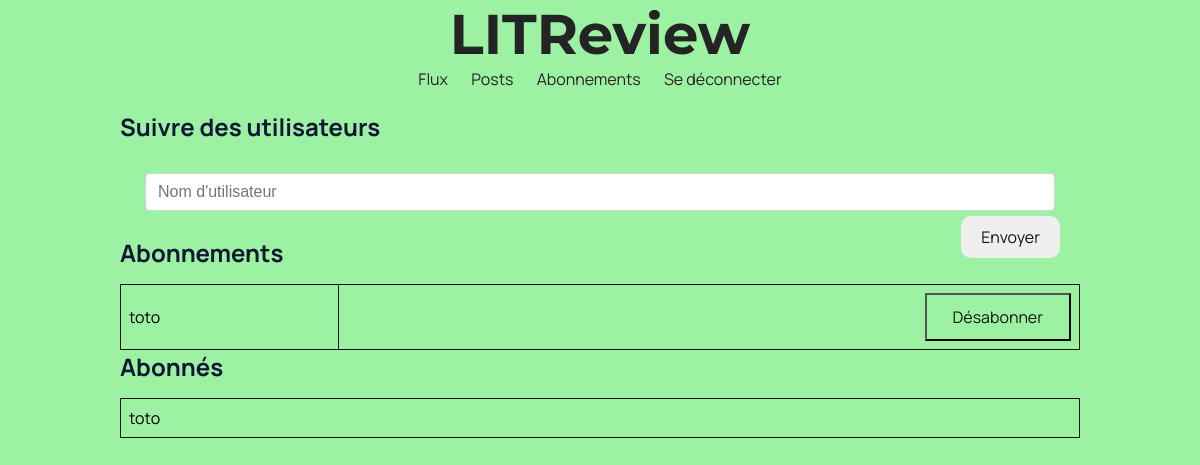
Page /follow-users/ (signed in) on the earlier database version.
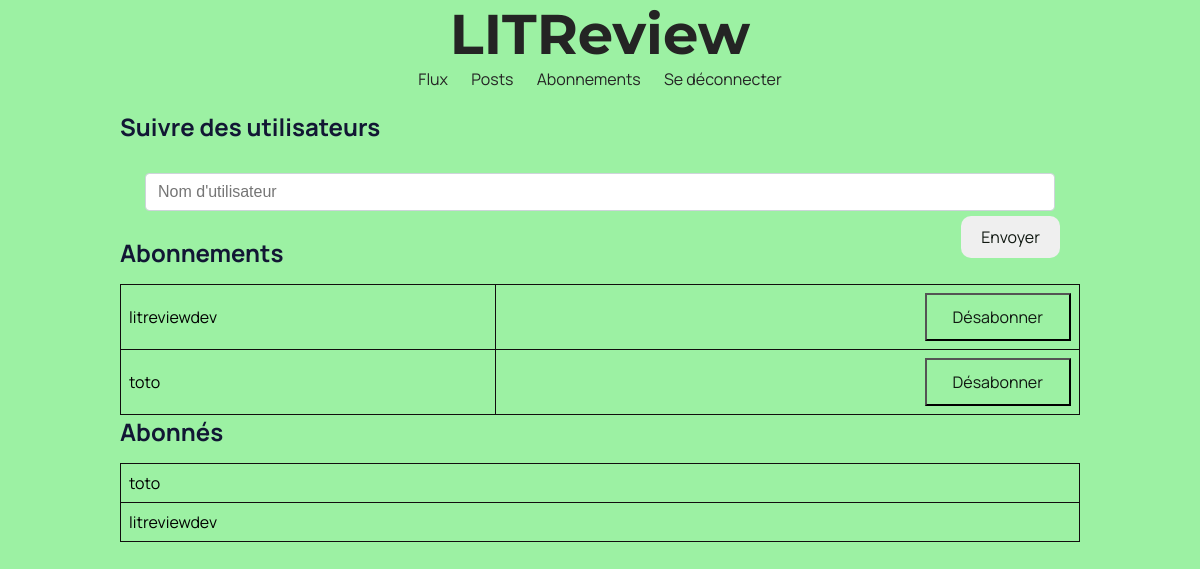
Same page on the later database version.
### bookreview/models.py (models this page shows, shortened)
class UserFollows(models.Model):
    user = models.ForeignKey(
        to=settings.AUTH_USER_MODEL, on_delete=models.CASCADE, related_name="following"
    )
    followed_user = models.ForeignKey(
        to=settings.AUTH_USER_MODEL,
        on_delete=models.CASCADE,
        related_name="followed_by",
    )
    class Meta:
        constraints = [
            models.UniqueConstraint(
                fields=["user", "followed_user"], name="unique_user_user_followed_pairs"
            )
        ]

### authentication/models.py (models this page shows)
class User(AbstractUser):
    pass

### bookreview/views.py (the view, shortened to what this page needs)
# urls.py: path('follow-users/', bookreview.views.follow_users, name='follow_users'),
@login_required
def follow_users(request):
    followed_users = UserFollows.objects.filter(user=request.user)
    user_followees = UserFollows.objects.filter(followed_user=request.user)
    form = forms.UserSubscriptionForm(initial={"user": ""})
    return render(
        request,
        "bookreview/subscriptions.html",
        context={
            "form": form,
            "followed_users": followed_users,
            "user_followees": user_followees,
        },
    )

### bookreview/forms.py (shortened to what this page needs)
class UserSubscriptionForm(forms.ModelForm):
    followed_user = forms.CharField(
        label=(""),
        max_length=100,
        widget=forms.TextInput(
            attrs={"placeholder": "Nom d'utilisateur", "class": "form_control"}
        ),
    )
    class Meta:
        model = UserFollows
        fields = ["followed_user"]

### bookreview/templates/bookreview/subscriptions.html (shortened to what this page needs)
{% extends 'base.html' %}
{% block content %}
    <h2>Suivre des utilisateurs</h2>
    <form method="post">
        {{ form.as_p }}
        <button class="form_button" type="submit">Envoyer</button>
    </form>
    <h2>Abonnements</h2>
    <table>
        {% for user in followed_users %}
            <tr>
                <td>{{ user.followed_user.username }}</td>
                <td>
                    <button class="unfollow_btn">
                        <a href="{% url 'unfollow_user' user.followed_user.pk %}">Désabonner</a>
                    </button>
                </td>
            </tr>
        {% endfor %}
    </table>
    <h2>Abonnés</h2>
    <table>
        {% for follower in user_followees %}
            <tr>
                <td>{{ follower.user.username }}</td>
            </tr>
        {% endfor %}
    </table>
{% endblock content %}

Differences in the rows shown:
added UserFollows: followed_user.username "litreviewdev", shown under "Abonnements"
added UserFollows: user.username "litreviewdev", shown under "Abonnés"
